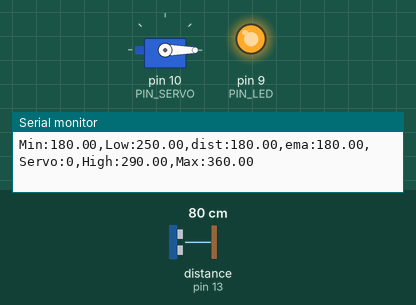
A sketch run on a simulated Arduino Uno, built with avr-gcc and run on an emulated ATmega328P. Parts: servo, output pins drawn as LEDs (lit = HIGH), the last lines printed to the serial monitor. Wiring (inferred from the names in the program): ultrasonic range finder: trigger pin 12; echo pin 13. The test bench sets the inputs (shaded band); at power-on: distance to the obstacle (sensor on pin 13) 80 cm. The echo pulse lasts 58.3 µs per cm; pins used as bus, display or sensor lines are not drawn.

Above: at 1.2 s.
1.3 s: distance to the obstacle (sensor on pin 13) set to 18 cm
At 2.6 s:
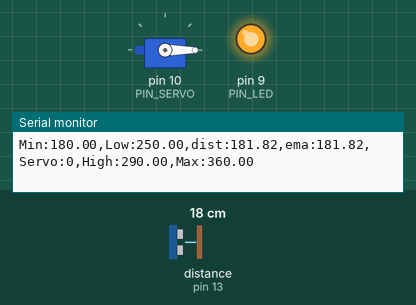
2.9 s: distance to the obstacle (sensor on pin 13) set to 21 cm
At 3.7 s:
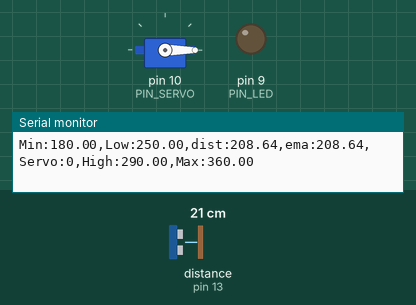
4.4 s: distance to the obstacle (sensor on pin 13) set to 35 cm
At 4.8 s:
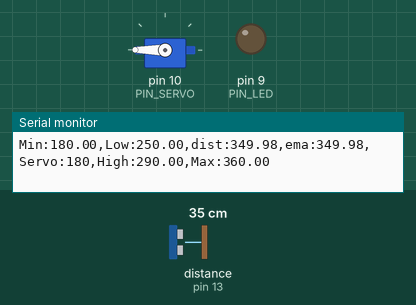
5.9 s: distance to the obstacle (sensor on pin 13) set to 250 cm
At 6.3 s:
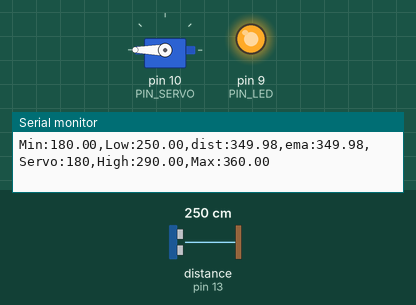
Timing chart, 0 to 8.4 s (numbered marks = the images above; inputs shaded):
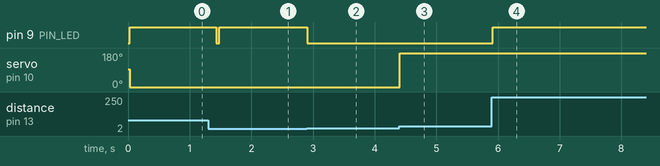

Measured:
- the behaviour switches between 18 and 19 cm on distance to the obstacle (sensor on pin 13) (found by bisection; images 1 and 2)
- after the input at 1.3 s, pin 9 (PIN_LED): HIGH → LOW after 0.13 s, → HIGH 0.05 s later
- after the input at 2.9 s, pin 9 (PIN_LED): HIGH → LOW at once
- after the input at 4.4 s, servo on pin 10 (PIN_SERVO): 0° → 180° at once
- after the input at 5.9 s, pin 9 (PIN_LED): LOW → HIGH at once

The sketch:

11P07.ino
```cpp
#include <Servo.h>

// Arduino pin assignment
#define PIN_LED   9   // LED active-low
#define PIN_TRIG  12  // sonar sensor TRIGGER
#define PIN_ECHO  13  // sonar sensor ECHO
#define PIN_SERVO 10  // servo motor

// configurable parameters for sonar
#define SND_VEL 346.0     // sound velocity at 24 celsius degree (unit: m/sec)
#define INTERVAL 25      // sampling interval (unit: msec)
#define PULSE_DURATION 10 // ultra-sound Pulse Duration (unit: usec)
#define _DIST_MIN 180.0   // minimum distance to be measured (unit: mm)
#define _DIST_MAX 360.0   // maximum distance to be measured (unit: mm)

#define TIMEOUT ((INTERVAL / 2) * 1000.0) // maximum echo waiting time (unit: usec)
#define SCALE (0.001 * 0.5 * SND_VEL) // coefficent to convert duration to distance

#define _EMA_ALPHA 0.5    // EMA weight of new sample (range: 0 to 1)
                          // Setting EMA to 1 effectively disables EMA filter.

// Target Distance
#define _TARGET_LOW  250.0
#define _TARGET_HIGH 290.0

// duty duration for myservo.writeMicroseconds()
// NEEDS TUNING (servo by servo)

#define _DUTY_MIN 1000 // servo full clockwise position (0 degree)
#define _DUTY_NEU 1500 // servo neutral position (90 degree)
#define _DUTY_MAX 2000 // servo full counterclockwise position (180 degree)

// global variables
float  dist_ema, dist_prev = _DIST_MAX; // unit: mm
unsigned long last_sampling_time;       // unit: ms
int angle = 0;
Servo myservo;

void setup() {
  // initialize GPIO pins
  pinMode(PIN_LED, OUTPUT);
  pinMode(PIN_TRIG, OUTPUT);    // sonar TRIGGER
  pinMode(PIN_ECHO, INPUT);     // sonar ECHO
  digitalWrite(PIN_TRIG, LOW);  // turn-off Sonar
  myservo.attach(PIN_SERVO);
  myservo.writeMicroseconds(_DUTY_NEU);

  // initialize USS related variables
  dist_prev = _DIST_MIN; // raw distance output from USS (unit: mm)

  // initialize serial port
  Serial.begin(57600);
}

void loop() {
  float  dist_raw;
  // wait until next sampling time.
  if (millis() < (last_sampling_time + INTERVAL))
    return;

  dist_raw = USS_measure(PIN_TRIG, PIN_ECHO); // read distance

  if ((dist_raw == 0.0) || (dist_raw > _DIST_MAX)) {
    dist_raw = dist_prev;           // Cut higher than maximum
    digitalWrite(PIN_LED, 1);       // LED OFF
  } else if (dist_raw < _DIST_MIN) {
    dist_raw = dist_prev;           // cut lower than minimum
    digitalWrite(PIN_LED, 1);       // LED OFF
  } else {    // In desired Range
    dist_prev = dist_raw;
    digitalWrite(PIN_LED, 0);       // LED ON
  }

  // Apply ema filter here
  dist_ema = 0.5 * dist_raw + (1 - 0.5) * dist_prev;

  // adjust servo position according to the USS read value
  // add your code here!

  if (dist_ema < 180.0) {
    angle = 0;
  }
  else if (dist_ema <= 360.0) {
    angle = 16.6*(dist_ema - 180.0);
  }
  else{
    angle = 3000;
  }

  myservo.writeMicroseconds(angle);
  // output the distance to the serial port
  Serial.print("Min:");    Serial.print(_DIST_MIN);
  Serial.print(",Low:");   Serial.print(_TARGET_LOW);
  Serial.print(",dist:");  Serial.print(dist_raw);
  Serial.print(",ema:");  Serial.print(dist_ema);
  Serial.print(",Servo:"); Serial.print(myservo.read());
  Serial.print(",High:");  Serial.print(_TARGET_HIGH);
  Serial.print(",Max:");   Serial.print(_DIST_MAX);
  Serial.println("");

  // update last sampling time
  last_sampling_time += INTERVAL;
}

// get a distance reading from USS. return value is in millimeter.
float USS_measure(int TRIG, int ECHO)
{
  digitalWrite(TRIG, HIGH);
  delayMicroseconds(PULSE_DURATION);
  digitalWrite(TRIG, LOW);

  return pulseIn(ECHO, HIGH, TIMEOUT) * SCALE; // unit: mm
}
```
